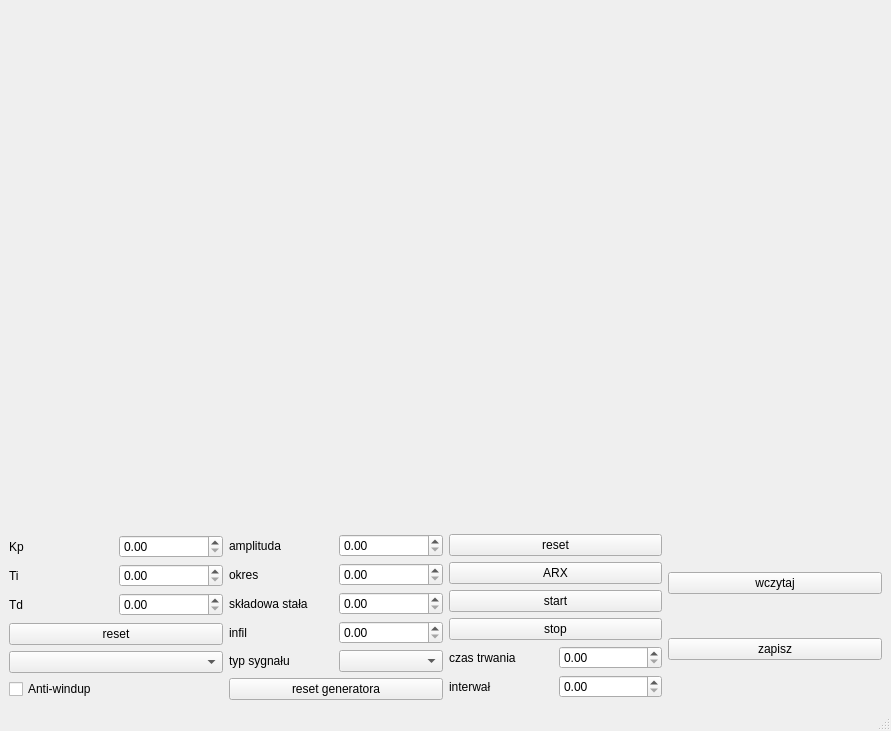
<?xml version="1.0" encoding="UTF-8"?>
<ui version="4.0">
 <class>MainWindow</class>
 <widget class="QMainWindow" name="MainWindow">
  <property name="geometry">
   <rect>
    <x>0</x>
    <y>0</y>
    <width>891</width>
    <height>731</height>
   </rect>
  </property>
  <property name="windowTitle">
   <string>MainWindow</string>
  </property>
  <widget class="QWidget" name="centralwidget">
   <layout class="QVBoxLayout" name="verticalLayout_9">
    <item>
     <widget class="QCustomPlot" name="widget_czasowy" native="true"/>
    </item>
    <item>
     <widget class="QCustomPlot" name="widget_U" native="true"/>
    </item>
    <item>
     <widget class="QCustomPlot" name="widget_E" native="true"/>
    </item>
    <item>
     <widget class="QCustomPlot" name="widget_PID" native="true"/>
    </item>
    <item>
     <layout class="QHBoxLayout" name="horizontalLayout_12">
      <item>
       <layout class="QVBoxLayout" name="verticalLayout_5">
        <item>
         <layout class="QVBoxLayout" name="verticalLayout_2">
          <item>
           <layout class="QHBoxLayout" name="horizontalLayout">
            <item>
             <widget class="QLabel" name="label">
              <property name="text">
               <string>Kp</string>
              </property>
             </widget>
            </item>
            <item>
             <widget class="QDoubleSpinBox" name="kpSpinBox"/>
            </item>
           </layout>
          </item>
          <item>
           <layout class="QHBoxLayout" name="horizontalLayout_2">
            <item>
             <widget class="QLabel" name="label_2">
              <property name="text">
               <string>Ti</string>
              </property>
             </widget>
            </item>
            <item>
             <widget class="QDoubleSpinBox" name="tiSpinBox"/>
            </item>
           </layout>
          </item>
          <item>
           <layout class="QHBoxLayout" name="horizontalLayout_3">
            <item>
             <widget class="QLabel" name="label_3">
              <property name="text">
               <string>Td</string>
              </property>
             </widget>
            </item>
            <item>
             <widget class="QDoubleSpinBox" name="tdSpinBox"/>
            </item>
           </layout>
          </item>
         </layout>
        </item>
        <item>
         <layout class="QVBoxLayout" name="verticalLayout_3">
          <item>
           <widget class="QPushButton" name="pushButton_resetPID">
            <property name="text">
             <string>reset</string>
            </property>
           </widget>
          </item>
          <item>
           <widget class="QComboBox" name="comboBox_integralMode"/>
          </item>
          <item>
           <widget class="QCheckBox" name="antiWindupCheckBox">
            <property name="text">
             <string>Anti-windup</string>
            </property>
           </widget>
          </item>
         </layout>
        </item>
       </layout>
      </item>
      <item>
       <layout class="QVBoxLayout" name="verticalLayout_4">
        <item>
         <layout class="QHBoxLayout" name="horizontalLayout_6">
          <item>
           <widget class="QLabel" name="label_6">
            <property name="text">
             <string>amplituda</string>
            </property>
           </widget>
          </item>
          <item>
           <widget class="QDoubleSpinBox" name="amplitudeSpinBox"/>
          </item>
         </layout>
        </item>
        <item>
         <layout class="QHBoxLayout" name="horizontalLayout_7">
          <item>
           <widget class="QLabel" name="label_8">
            <property name="text">
             <string>okres</string>
            </property>
           </widget>
          </item>
          <item>
           <widget class="QDoubleSpinBox" name="periodSpinBox"/>
          </item>
         </layout>
        </item>
        <item>
         <layout class="QHBoxLayout" name="horizontalLayout_8">
          <item>
           <widget class="QLabel" name="label_9">
            <property name="text">
             <string>składowa stała</string>
            </property>
           </widget>
          </item>
          <item>
           <widget class="QDoubleSpinBox" name="offsetSpinBox"/>
          </item>
         </layout>
        </item>
        <item>
         <layout class="QHBoxLayout" name="horizontalLayout_9">
          <item>
           <widget class="QLabel" name="label_10">
            <property name="text">
             <string>infil</string>
            </property>
           </widget>
          </item>
          <item>
           <widget class="QDoubleSpinBox" name="doubleSpinBox_infil"/>
          </item>
         </layout>
        </item>
        <item>
         <layout class="QHBoxLayout" name="horizontalLayout_10">
          <item>
           <widget class="QLabel" name="label_7">
            <property name="text">
             <string>typ sygnału</string>
            </property>
           </widget>
          </item>
          <item>
           <widget class="QComboBox" name="signalTypeComboBox"/>
          </item>
         </layout>
        </item>
        <item>
         <widget class="QPushButton" name="pushButton_resetGenerator">
          <property name="text">
           <string>reset generatora</string>
          </property>
         </widget>
        </item>
       </layout>
      </item>
      <item>
       <layout class="QVBoxLayout" name="verticalLayout_8">
        <item>
         <layout class="QVBoxLayout" name="verticalLayout">
          <item>
           <widget class="QPushButton" name="pushButton_reset_ALL">
            <property name="text">
             <string>reset</string>
            </property>
           </widget>
          </item>
          <item>
           <widget class="QPushButton" name="pushButton_ARX">
            <property name="text">
             <string>ARX</string>
            </property>
           </widget>
          </item>
          <item>
           <widget class="QPushButton" name="pushButton_start_2">
            <property name="text">
             <string>start</string>
            </property>
           </widget>
          </item>
          <item>
           <widget class="QPushButton" name="pushButton_stop_2">
            <property name="text">
             <string>stop</string>
            </property>
           </widget>
          </item>
         </layout>
        </item>
        <item>
         <layout class="QVBoxLayout" name="verticalLayout_7">
          <item>
           <layout class="QHBoxLayout" name="horizontalLayout_4">
            <item>
             <widget class="QLabel" name="label_11">
              <property name="text">
               <string>czas trwania</string>
              </property>
             </widget>
            </item>
            <item>
             <widget class="QDoubleSpinBox" name="doubleSpinBox_duration"/>
            </item>
           </layout>
          </item>
          <item>
           <layout class="QHBoxLayout" name="horizontalLayout_5">
            <item>
             <widget class="QLabel" name="label_12">
              <property name="text">
               <string>interwał</string>
              </property>
             </widget>
            </item>
            <item>
             <widget class="QDoubleSpinBox" name="doubleSpinBox_interval"/>
            </item>
           </layout>
          </item>
         </layout>
        </item>
       </layout>
      </item>
      <item>
       <layout class="QVBoxLayout" name="verticalLayout_6">
        <item>
         <widget class="QPushButton" name="pushButton_load">
          <property name="text">
           <string>wczytaj</string>
          </property>
         </widget>
        </item>
        <item>
         <widget class="QPushButton" name="pushButton_save">
          <property name="text">
           <string>zapisz</string>
          </property>
         </widget>
        </item>
       </layout>
      </item>
     </layout>
    </item>
   </layout>
  </widget>
  <widget class="QMenuBar" name="menubar">
   <property name="geometry">
    <rect>
     <x>0</x>
     <y>0</y>
     <width>891</width>
     <height>26</height>
    </rect>
   </property>
  </widget>
  <widget class="QStatusBar" name="statusbar"/>
 </widget>
 <customwidgets>
  <customwidget>
   <class>QCustomPlot</class>
   <extends>QWidget</extends>
   <header>qcustomplot.h</header>
   <container>1</container>
  </customwidget>
 </customwidgets>
 <resources/>
 <connections/>
</ui>
